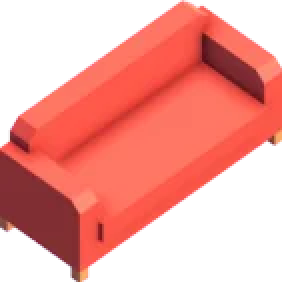
#> input picture thumbs/loungeSofa.webp, 141 x 141 px (shown 2 times larger)
$ python -i compose_grid.py   (imports and definitions only)
#> lines starting #> are read from the running program, lines starting #| are printed output that depends on the picture
"""Before/after grid: python3 tools/compose_grid.py out.png "title" "rowLabel|before.png|after.png[|extra.png]" ... (columns: AVANT, APRÈS, + optional 'APRÈS · de côté')"""
import sys
from PIL import Image, ImageDraw, ImageFont
def font(sz):
    for f in ['/usr/share/fonts/truetype/dejavu/DejaVuSans-Bold.ttf', '/usr/share/fonts/truetype/liberation/LiberationSans-Bold.ttf']:
        try: return ImageFont.truetype(f, sz)
        except OSError: pass
    return ImageFont.load_default()
out, title, rows = sys.argv[1], sys.argv[2], [r.split('|') for r in sys.argv[3:]]
# [1 line that did not run here, left out]
def fit(p):
#> called with p = '../thumbs/loungeSofa.webp'
    im = Image.open(p).convert('RGB'); w, h = im.size
#> after `im = Image.open(p).convert('RGB')`:
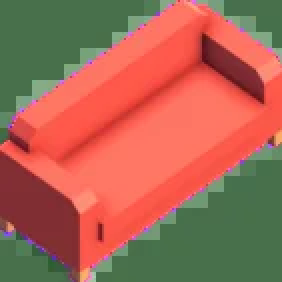
#> im: PIL image 141x141 RGB (shown 2 times larger); mean R, G, B 169.4, 102.1, 82.3
#> after `w, h = im.size`: w = 141; h = 141
    if w / h > 1.9: im = im.crop((int(w / 2 - h * 0.75), 0, int(w / 2 + h * 0.75), h))
    return im.resize((CW, int(CW * im.size[1] / im.size[0])))
imgs = [[fit(p) for p in r[1:]] for r in rows]; RH = [max(i.size[1] for i in r) for r in imgs]
# [1 line that did not run here, left out]
# [1 line that did not run here, left out]
labs = [('AVANT', (179, 38, 30)), ('APRÈS', (20, 120, 70)), ('APRÈS · de côté', (20, 120, 70))]
# [1 line not run here, left out]
y = 96
# [5 lines not run here, left out]

>>> result = fit('../thumbs/loungeSofa.webp')
